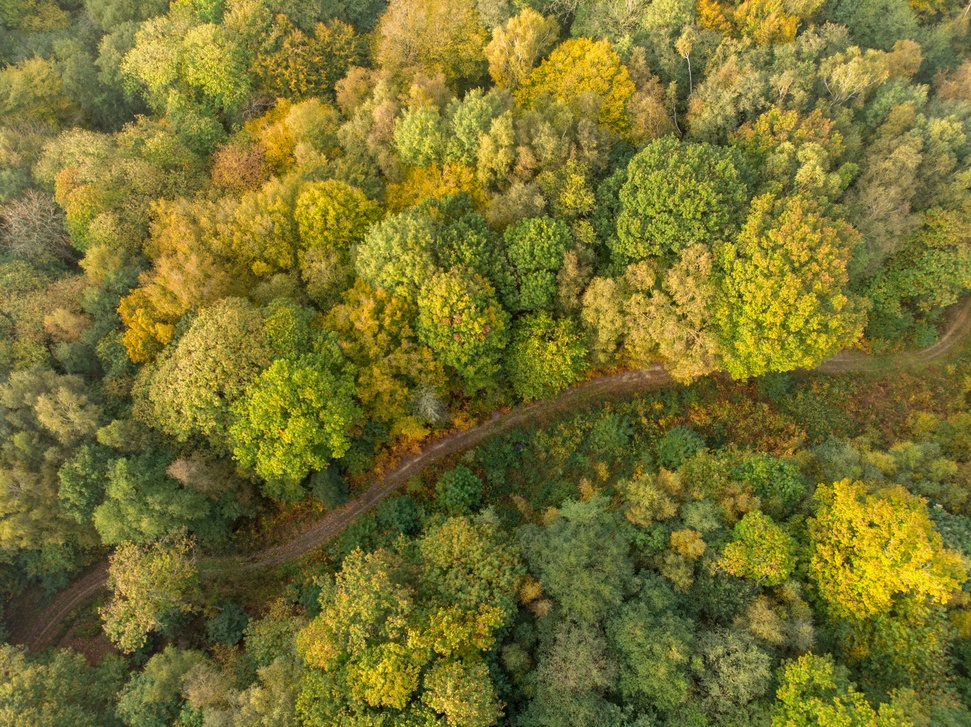
#> input picture forest2.jpg, 971 x 727 px, shrunk from 4038 x 3025 before the run
$ jupyter execute 'Forest_Cover_Monitoring (1).ipynb'
#> lines starting #> are read from the running program, lines starting #| are printed output that depends on the picture; after the words box and inside, x2 and y2 are one past the last pixel; in counts of white or black regions, pixels touching at a corner belong together
[cell 1]
from google.colab import files
uploaded = files.upload()
#> the answer given: forest2.jpg

[cell 2]
import cv2, numpy as np, matplotlib.pyplot as plt
import os

def process_image(filename):
#> called with filename = 'forest2.jpg'
    img = cv2.imread(filename)
#> img is the input picture: shape (727, 971, 3); mean B, G, R 45.3, 114.9, 120.2
    hsv = cv2.cvtColor(img, cv2.COLOR_BGR2HSV)
#> hsv: shape (727, 971, 3); mean H, S, V 29.6, 160.4, 124.3

    lower_green = np.array([35, 40, 40])
    upper_green = np.array([85, 255, 255])

    mask = cv2.inRange(hsv, lower_green, upper_green)
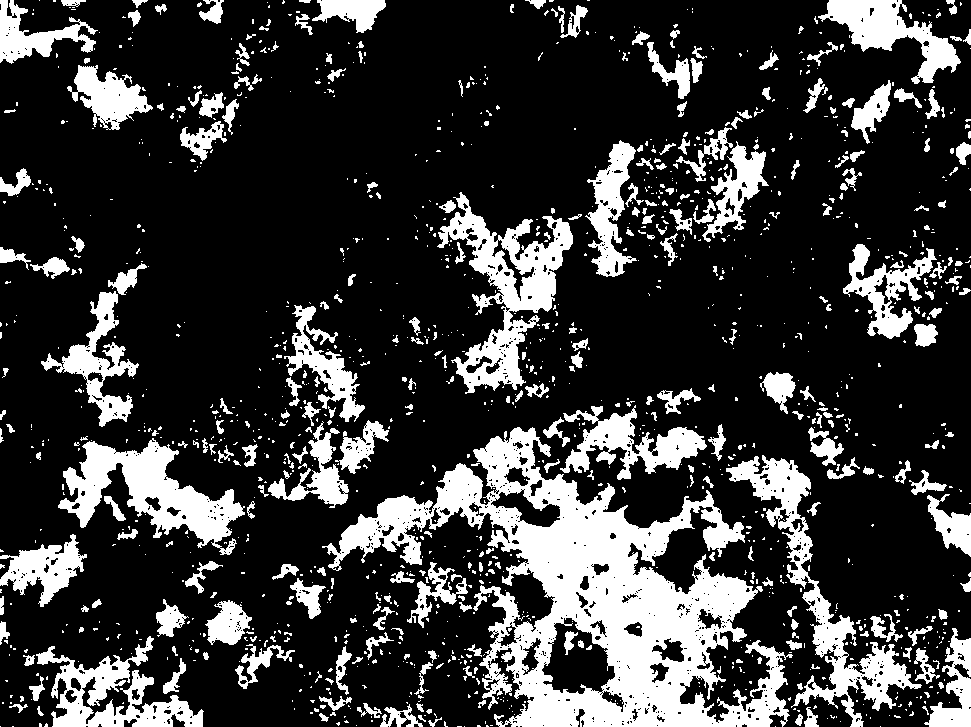
#> mask: shape (727, 971); 22.4% white; 1380 white regions (1063 under 20 px), largest, box (x1, y1, x2, y2) and area: (322, 427, 793, 727) 48814, (437, 192, 573, 394) 9210, (726, 455, 922, 727) 8841

    # remove noise
    kernel = np.ones((5,5), np.uint8)
    mask = cv2.morphologyEx(mask, cv2.MORPH_OPEN, kernel, iterations=1)
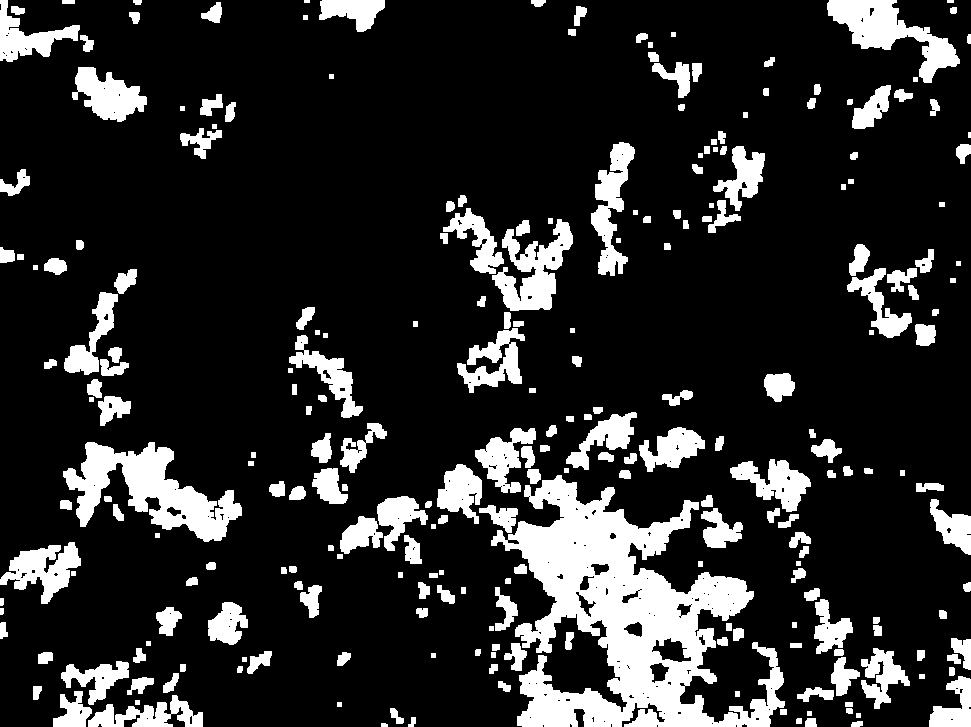
#> mask: shape (727, 971); 16.8% white; 252 white regions (2 under 20 px), largest, box (x1, y1, x2, y2) and area: (491, 475, 785, 727) 32766, (63, 442, 242, 542) 7665, (827, 0, 960, 83) 4169
    mask = cv2.morphologyEx(mask, cv2.MORPH_CLOSE, kernel, iterations=2)
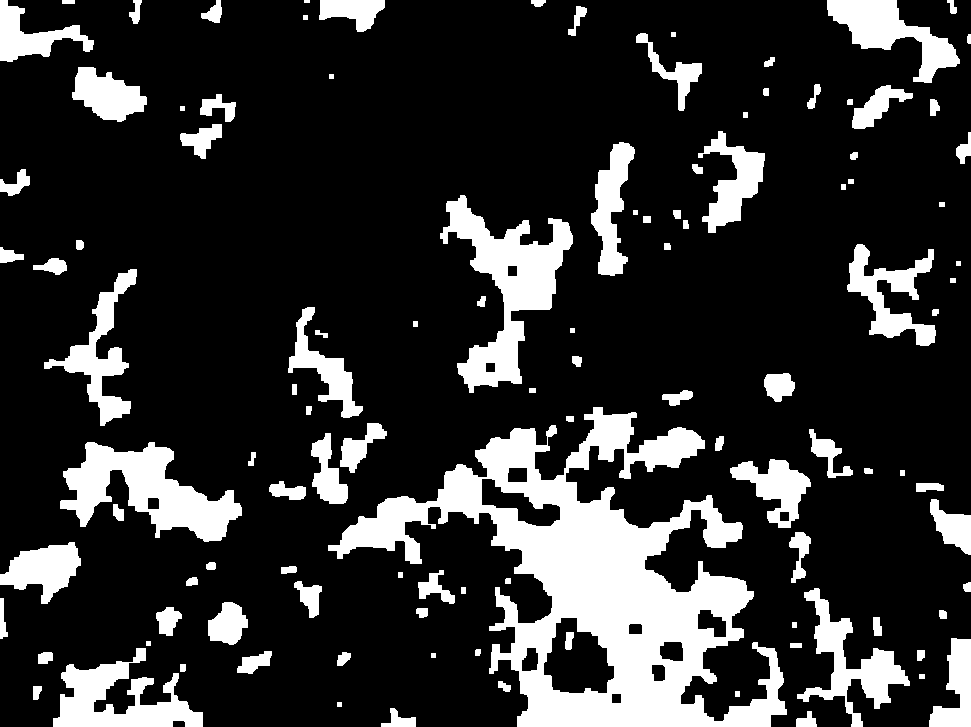
#> mask: shape (727, 971); 19% white; 113 white regions (1 under 20 px)

    contours, _ = cv2.findContours(mask, cv2.RETR_EXTERNAL, cv2.CHAIN_APPROX_SIMPLE)
#> contours = 112 contours, 11 with area under 20; largest, box (x1, y1, x2, y2) and area: (328, 407, 787, 727) 57435, (440, 195, 573, 393) 9312, (60, 442, 242, 542) 8276, (53, 648, 203, 727) 5263, (827, 0, 960, 83) 4184

    total_area = 0
    out = img.copy()
    for c in contours:
        area = cv2.contourArea(c)
        if area > 500:
            total_area += area
            cv2.drawContours(out, [c], -1, (0,255,0), 2)
#> this loop made 112 passes
#> (area, total_area) on passes 15, 18, 24, 26, 36, 39, 44, 46, 48, 49, 50, 52: (5263, 5263), (1990, 7253), (1118, 8371), (4115, 12486), (2689, 15175), (1157.5, 16332.5), (2500, 18832.5), (8276, 27108.5), (1286, 28394.5), (634.5, 29029), (889.5, 29918.5), (57435, 87353.5)
#> area on passes 1, 2, 5, 6, 8, 10: 183, 291, 82, 72.5, 34.5, 115
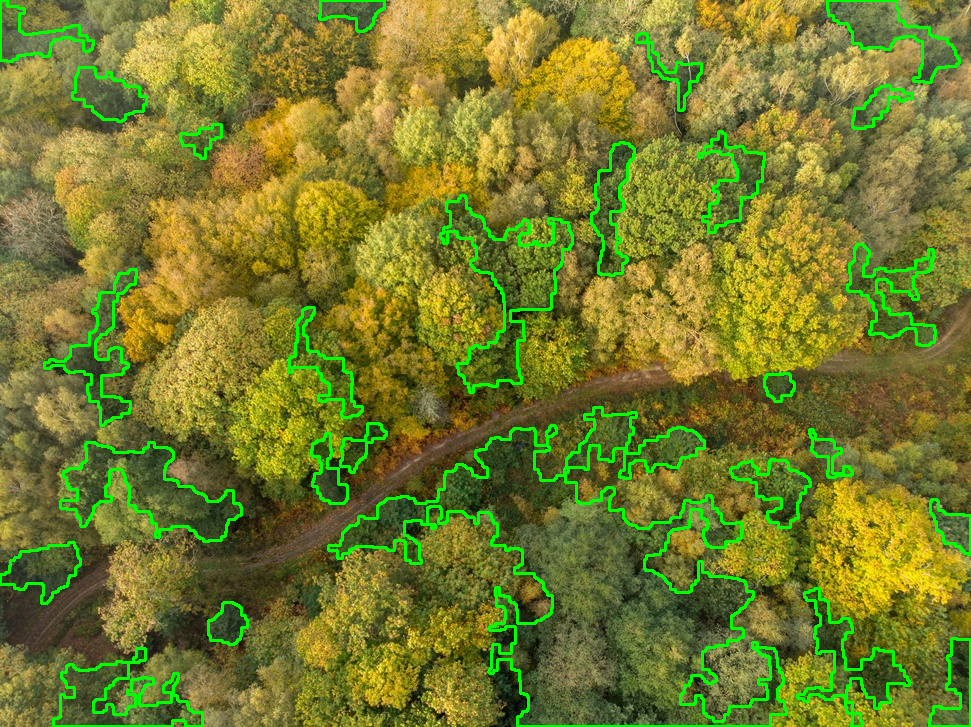
#> out: shape (727, 971, 3); 5.46% of pixels changed, all inside (x1, y1, x2, y2) = (0, 0, 971, 727)
#> after the loop, total_area = 124735.5

    veg_pixels = int(np.count_nonzero(mask))
#> veg_pixels = 134273
    total_pixels = mask.shape[0] * mask.shape[1]
#> total_pixels = 705917
    percent = (veg_pixels/total_pixels) * 100
#> percent = 19.02

    print(f"{filename} -> Vegetation Pixels: {veg_pixels}, Coverage: {percent:.2f}%, Contour Area Sum: {total_area:.2f}")
#| forest2.jpg -> Vegetation Pixels: 134273, Coverage: 19.02%, Contour Area Sum: 124735.50

    plt.figure(figsize=(10,4))
    plt.subplot(1,2,1)
    plt.title("Mask")
    plt.imshow(mask, cmap="gray")
    plt.axis("off")

    plt.subplot(1,2,2)
    plt.title("Contours")
    plt.imshow(cv2.cvtColor(out, cv2.COLOR_BGR2RGB))
    plt.axis("off")
    plt.show()
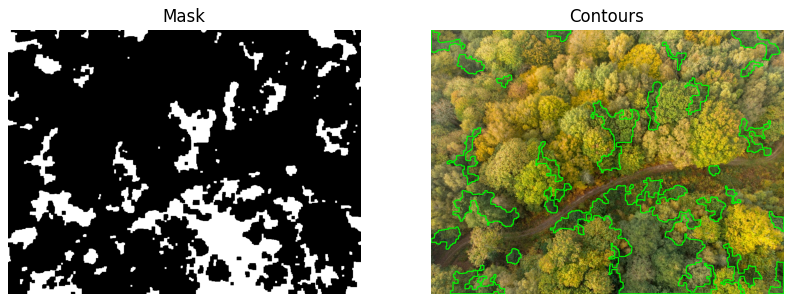
#> figure drawn by matplotlib, 2 panels

for f in uploaded.keys():
    process_image(f)
